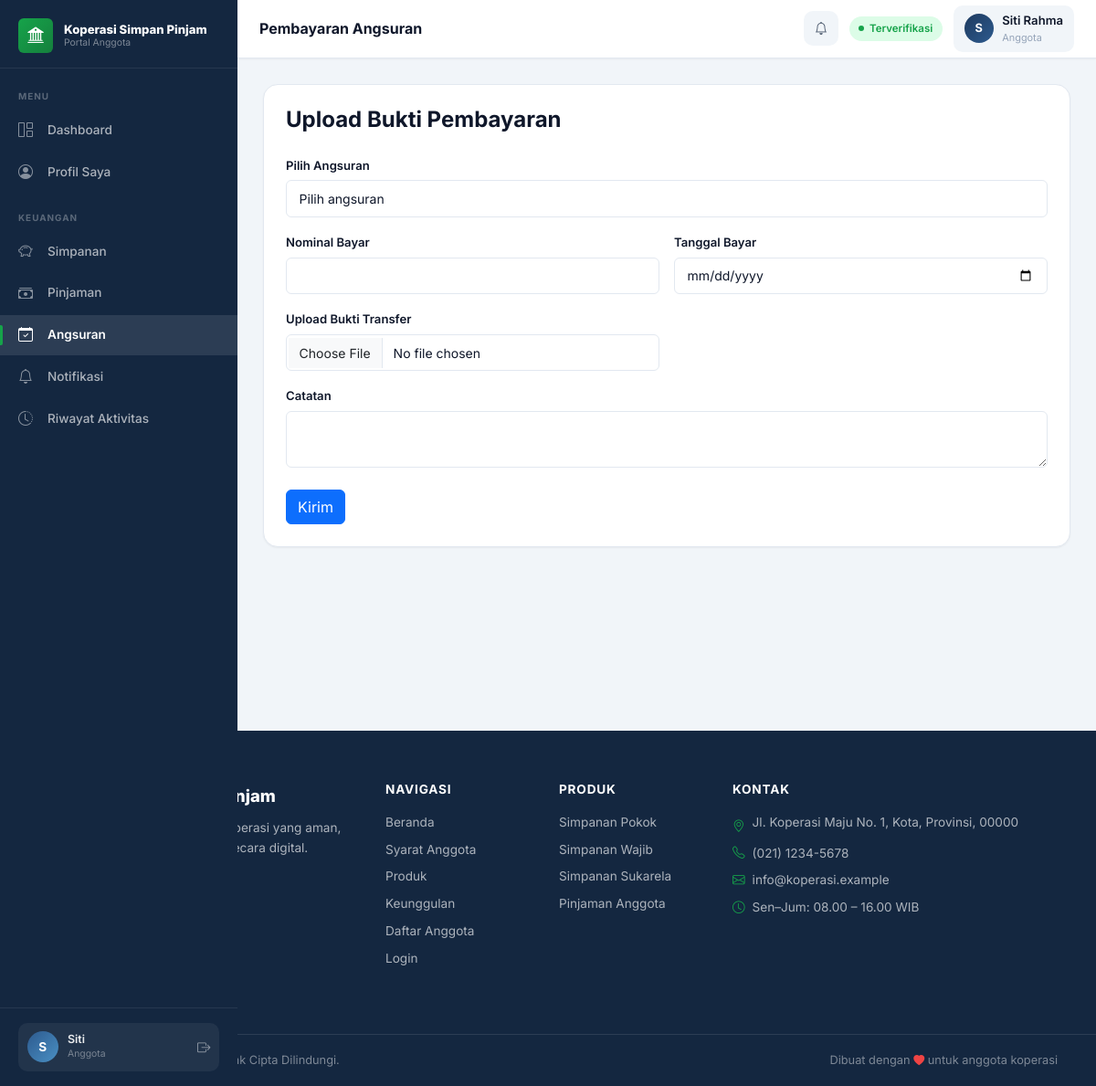
The page /user/bayar-angsuran.php (signed in) on the database its author committed.
### tables this page shows
CREATE TABLE IF NOT EXISTS users (
    id INT AUTO_INCREMENT PRIMARY KEY,
    nama VARCHAR(150) NOT NULL,
    nik VARCHAR(50) NOT NULL UNIQUE,
    tempat_lahir VARCHAR(100),
    tanggal_lahir DATE,
    jenis_kelamin VARCHAR(20),
    alamat TEXT,
    no_hp VARCHAR(30),
    email VARCHAR(150) NOT NULL UNIQUE,
    pekerjaan VARCHAR(100),
    penghasilan DECIMAL(15,2),
    username VARCHAR(50) NOT NULL UNIQUE,
    password VARCHAR(255) NOT NULL,
    role ENUM('admin', 'user') DEFAULT 'user',
    status_verifikasi VARCHAR(50) DEFAULT 'Menunggu Verifikasi',
    foto_ktp VARCHAR(255),
    foto_diri VARCHAR(255),
    created_at DATETIME,
    updated_at DATETIME
);

### config/config.php (called while the page is built)
<?php
return [
    'db' => [
        'host' => 'localhost',
        'name' => 'koperasi',
        'user' => 'root',
        'pass' => '',
        'charset' => 'utf8mb4',
    ],
    'app' => [
        'name' => 'Koperasi Simpan Pinjam',
        'base_url' => '',
        'timezone' => 'Asia/Jakarta',
    ],
];

### config/helpers.php (called while the page is built, shortened)
<?php
function e($value): string
{
    return htmlspecialchars((string)$value, ENT_QUOTES, 'UTF-8');
}

### config/auth.php (called while the page is built, shortened)
<?php
require_once __DIR__ . '/helpers.php';
function current_user(): ?array
{
    $pdo = db();
    $stmt = $pdo->prepare("SELECT * FROM users WHERE id = ?");
    $stmt->execute([$_SESSION['user_id']]);
    $user = $stmt->fetch();
    return $user ?: null;
}

### user/bayar-angsuran.php (the view, shortened to what this page needs)
<?php
require_once __DIR__ . '/../config/auth.php';
require_once __DIR__ . '/../config/helpers.php';
$page_title = 'Pembayaran Angsuran';
?>
<?php require __DIR__ . '/../includes/dashboard_top.php'; ?>
<div class="form-section">
    <h4 class="mb-4">Upload Bukti Pembayaran</h4>
    <form method="post" enctype="multipart/form-data">
        <div class="row g-3">
            <div class="col-md-12">
                <label class="form-label">Pilih Angsuran</label>
                <select name="angsuran_id" class="form-select" required>
                    <option value="">Pilih angsuran</option>
                </select>
            </div>
            <div class="col-md-6">
                <label class="form-label">Nominal Bayar</label>
                <input type="number" name="nominal" class="form-control" min="1" required>
            </div>
            <div class="col-md-6">
                <label class="form-label">Tanggal Bayar</label>
                <input type="date" name="tanggal_bayar" class="form-control" required>
            </div>
            <div class="col-md-6">
                <label class="form-label">Upload Bukti Transfer</label>
                <input type="file" name="bukti_transfer" class="form-control" accept="image/*" required>
            </div>
            <div class="col-md-12">
                <label class="form-label">Catatan</label>
                <textarea name="catatan" class="form-control" rows="2"></textarea>
            </div>
        </div>
        <button class="btn btn-primary mt-4">Kirim</button>
    </form>
</div>
<?php require __DIR__ . '/../includes/dashboard_bottom.php'; ?>

### includes/dashboard_top.php (shortened to what this page needs)
<?php
require_once __DIR__ . '/../config/auth.php';
require_once __DIR__ . '/../config/helpers.php';
$config   = require __DIR__ . '/../config/config.php';
$authUser = current_user();
$initials = strtoupper(substr($authUser['nama'] ?? 'U', 0, 1));
$statusMap = [
    'Disetujui'           => ['class' => 'verified',  'label' => 'Terverifikasi'],
    'Menunggu Verifikasi' => ['class' => 'pending',   'label' => 'Menunggu'],
    'Ditolak'             => ['class' => 'rejected',  'label' => 'Ditolak'],
    'Nonaktif'            => ['class' => 'nonactive', 'label' => 'Nonaktif'],
];
$verifStatus  = $authUser['status_verifikasi'] ?? 'Menunggu Verifikasi';
$statusInfo   = $statusMap[$verifStatus] ?? ['class' => 'pending', 'label' => $verifStatus];
$role         = $authUser['role'] ?? 'user';
$unreadNotifications = unread_notification_count((int)$authUser['id']);
$notificationUrl     = $role === 'admin' ? '/admin/notifikasi.php' : '/user/notifikasi.php';
?>
<?php require __DIR__ . '/header.php'; ?>
<div class="app-layout">
  <aside class="app-sidebar" id="appSidebar">
    <a href="/" class="sidebar-brand">
      <span class="sidebar-brand-icon"><i class="bi bi-bank2"></i></span>
      <span class="sidebar-brand-text">
        <span class="sidebar-brand-name"><?= e($config['app']['name']); ?></span>
        <span class="sidebar-brand-tagline">Portal Anggota</span>
      </span>
    </a>
    <nav class="sidebar-nav">
      <?php if ($role === 'admin'): ?>
        <div class="sidebar-section"><span class="sidebar-section-label">Menu Utama</span></div>
        <a href="/admin/dashboard.php" class="sidebar-link" id="sl-dashboard">
            <i class="bi bi-grid-1x2"></i>Dashboard
        </a>
        <a href="/admin/anggota.php" class="sidebar-link" id="sl-anggota">
            <i class="bi bi-people"></i>Anggota
        </a>
        <div class="sidebar-section mt-2"><span class="sidebar-section-label">Transaksi</span></div>
        <a href="/admin/simpanan.php" class="sidebar-link" id="sl-simpanan">
            <i class="bi bi-piggy-bank"></i>Simpanan
        </a>
        <a href="/admin/pinjaman.php" class="sidebar-link" id="sl-pinjaman">
            <i class="bi bi-cash-stack"></i>Pinjaman
        </a>
        <a href="/admin/angsuran.php" class="sidebar-link" id="sl-angsuran">
            <i class="bi bi-calendar-check"></i>Angsuran
        </a>
        <div class="sidebar-section mt-2"><span class="sidebar-section-label">Lainnya</span></div>
        <a href="/admin/laporan.php" class="sidebar-link" id="sl-laporan">
            <i class="bi bi-file-earmark-bar-graph"></i>Laporan
        </a>
        <a href="/admin/notifikasi.php" class="sidebar-link" id="sl-notifikasi">
            <i class="bi bi-bell"></i>Notifikasi
            <?php if ($unreadNotifications > 0): ?>
                <span class="sidebar-link-badge"><?= $unreadNotifications; ?></span>
            <?php endif; ?>
        </a>
        <a href="/admin/audit-log.php" class="sidebar-link" id="sl-audit-log">
            <i class="bi bi-shield-check"></i>Audit Log
        </a>
        <a href="/admin/pengaturan.php" class="sidebar-link" id="sl-pengaturan">
            <i class="bi bi-gear"></i>Pengaturan
        </a>
      <?php else: ?>
        <div class="sidebar-section"><span class="sidebar-section-label">Menu</span></div>
        <a href="/user/dashboard.php" class="sidebar-link" id="sl-dashboard">
            <i class="bi bi-grid-1x2"></i>Dashboard
        </a>
        <a href="/user/profil.php" class="sidebar-link" id="sl-profil">
            <i class="bi bi-person-circle"></i>Profil Saya
        </a>
        <div class="sidebar-section mt-2"><span class="sidebar-section-label">Keuangan</span></div>
        <a href="/user/simpanan.php" class="sidebar-link" id="sl-simpanan">
            <i class="bi bi-piggy-bank"></i>Simpanan
        </a>
        <a href="/user/pinjaman.php" class="sidebar-link" id="sl-pinjaman">
            <i class="bi bi-cash-stack"></i>Pinjaman
        </a>
        <a href="/user/bayar-angsuran.php" class="sidebar-link" id="sl-angsuran">
            <i class="bi bi-calendar-check"></i>Angsuran
        </a>
        <a href="/user/notifikasi.php" class="sidebar-link" id="sl-notifikasi">
            <i class="bi bi-bell"></i>Notifikasi
        </a>
        <a href="/user/riwayat-aktivitas.php" class="sidebar-link" id="sl-riwayat-aktivitas">
            <i class="bi bi-clock-history"></i>Riwayat Aktivitas
        </a>
      <?php endif; ?>
    </nav>
    <div class="sidebar-footer">
      <div class="sidebar-user">
        <div class="sidebar-avatar"><?= $initials; ?></div>
        <div>
          <div class="sidebar-user-name"><?= e(explode(' ', $authUser['nama'])[0] ?? $authUser['nama']); ?></div>
          <div class="sidebar-user-role"><?= $role === 'admin' ? 'Administrator' : 'Anggota'; ?></div>
        </div>
        <a href="/logout.php" class="sidebar-logout ms-auto" title="Logout"><i class="bi bi-box-arrow-right"></i></a>
      </div>
    </div>
  </aside>
  <div class="app-main">
    <header class="app-topbar">
      <div class="topbar-breadcrumb">
        <span class="topbar-page-title"><?= e($page_title ?? 'Dashboard'); ?></span>
      </div>
      <div class="topbar-right">
        <a href="<?= e($notificationUrl); ?>" class="topbar-notification" title="Notifikasi">
          <i class="bi bi-bell"></i>
        </a>
        <span class="status-pill <?= $statusInfo['class']; ?>"><?= $statusInfo['label']; ?></span>
        <div class="topbar-user">
          <div class="topbar-avatar"><?= $initials; ?></div>
          <div class="d-none d-md-block">
            <div class="topbar-user-name"><?= e($authUser['nama']); ?></div>
            <div class="topbar-user-role"><?= $role === 'admin' ? 'Administrator' : 'Anggota'; ?></div>
          </div>
        </div>
      </div>
    </header>
    <main class="app-content">

### rows shown on the page
users: nama "S", nama "Siti", status_verifikasi "Terverifikasi", nama "Siti Rahma"

### other values the page prints
$config['app']['name'] "Koperasi Simpan Pinjam"
$page_title "Pembayaran Angsuran"
